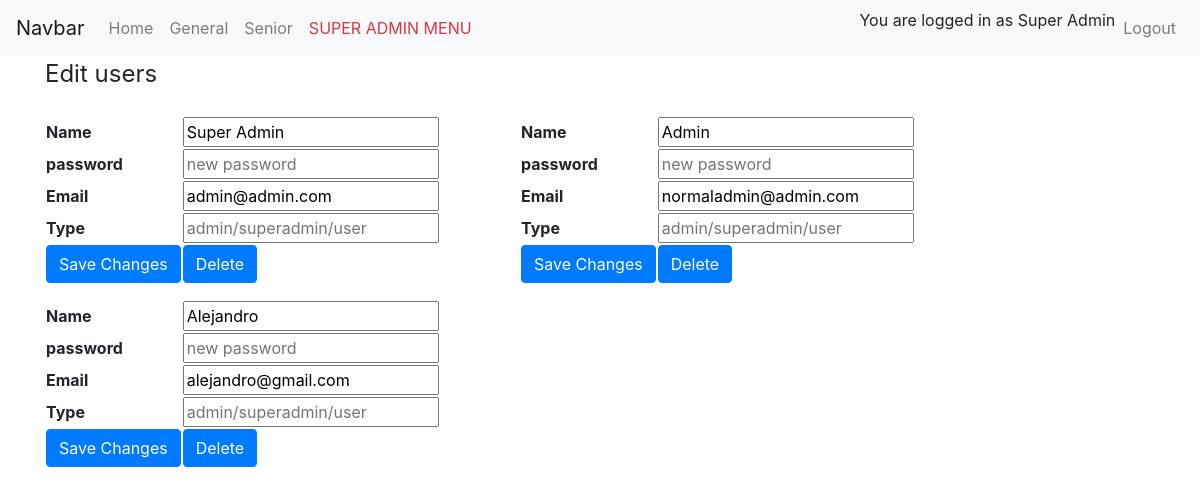
Page /website/users.php (signed in) on the committed database.
### tables this page shows
CREATE TABLE `user` (
  `user_id` int(5) NOT NULL,
  `user_name` varchar(64) NOT NULL,
  `password` varchar(256) NOT NULL,
  `email` varchar(64) NOT NULL,
  `user_type` enum('admin','superadmin','user','') NOT NULL DEFAULT 'user'
);

### website/users.php (the view, shortened to what this page needs)
<?php
require_once 'actions/db_connect.php';
?>
<!DOCTYPE html>
<html>
<head>
    <link rel="stylesheet" href="https://cdn.jsdelivr.net/npm/bootstrap@4.5.3/dist/css/bootstrap.min.css"
>
</head>
<body>
<?php include 'navbar.php' ?>
    <div class="container">
        <legend>Edit users</legend>
        <div class="row">
            <?php
   $sql = "SELECT * FROM user" ;
   $result = $connect->query($sql);
            if($result->num_rows > 0) {
                    while($row = $result->fetch_assoc()) {
                        echo '
                        <form class="col-5 pt-3" action="actions/a_updateuser.php" method="POST">
                            <table>
                                <tr>
                                    <th>Name</th>
                                    <td><input type="text" value="'.$row["user_name"].'" name="username" /></td>
                                </tr>
                                <tr>
                                    <th>password</th>
                                    <td><input type="text" placeholder="new password" name="userpassword" /></td>
                                </tr>
                                <tr>
                                    <th>Email</th>
                                    <td><input type="text" value="'.$row["email"].'" name="usermail" /></td>
                                </tr>
                                <tr>
                                    <th>Type</th>
                                    <td><input type="text" name="usertype" placeholder = "admin/superadmin/user"/></td>
                                </tr>
                                <tr>
                                    <input type="hidden" name="id" value="'.$row["user_id"].'" />
                                    <td><button class="btn btn-primary"type="submit">Save Changes</button></td>
                                    <td><a href="actions/a_deleteuser.php?id='.$row["user_id"].'"><button class="btn btn-primary" type="button">Delete</button></a></td>
                                </tr>
                            </table>
                        </form>
                        ';
            }
            }
            ?>
        </div>
    </div>
</body>
</html>

### rows in the picture
user: username "Super Admin", usermail "admin@admin.com"
user: username "Admin", usermail "normaladmin@admin.com"
user: username "Alejandro", usermail "alejandro@gmail.com"

### other values in the picture
$_SESSION['user'] "Super Admin"
